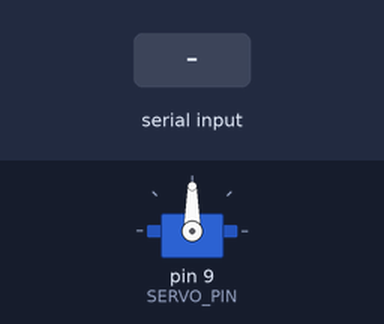
A sketch run on a simulated Arduino Uno, built with avr-gcc and run on an emulated ATmega328P. Shown: servo. Inputs (shaded band) come from the test bench. What the sketch prints to the serial monitor is not drawn.

Above: at 2.2 s.
2.3 s: "90,45\n" received over Serial
At 2.78 s:
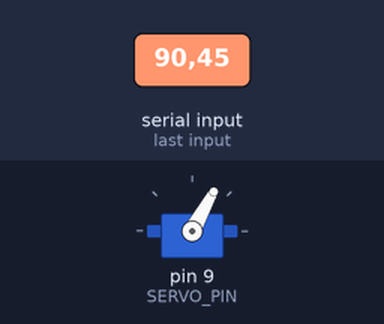
At 3.8 s:
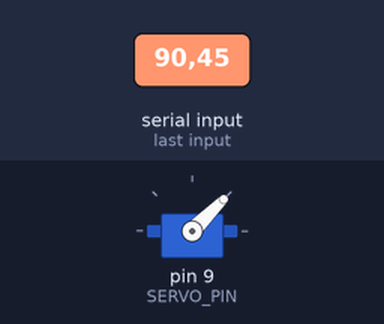
5.3 s: "30,150\n" received over Serial
At 12.2 s:
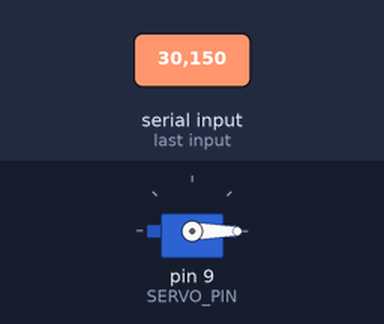
Timing chart, 0 to 13.7 s (numbered marks = the images above; inputs shaded):
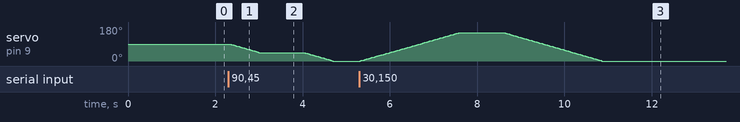

Measured:
- after the input at 2.3 s, servo on pin 9 (SERVO_PIN): moves from 90° to 0° over 2.4 s, starting at once
- after the input at 5.3 s, servo on pin 9 (SERVO_PIN): rises from 0° to 150° in 2.3 s, then falls to 0° in 3.3 s

The sketch:

basic_servo_v2.ino
```cpp
#include <Servo.h>

Servo myservo;  // 建立伺服馬達物件
const int SERVO_PIN = 9;  // 伺服馬達接在 9 腳位

void setup() {
  Serial.begin(9600);
  myservo.attach(SERVO_PIN);  // 連接伺服馬達

  // 移動到中間位置
  myservo.write(90);
  delay(1000);
}

void loop() {
  // 讀取序列埠輸入控制角度
  if (Serial.available() > 0) {
    int angle = Serial.parseInt();  // 讀取角度值

    // 確保角度在有效範圍內
    if (angle >= 0 && angle <= 180) {
      Serial.print("移動到角度: ");
      Serial.println(angle);

      // 平滑移動到指定角度
      smoothMove(angle);
    }
  }
}

// 平滑移動函數
void smoothMove(int targetAngle) {
  int currentAngle = myservo.read();  // 讀取目前角度

  // 根據目標角度決定移動方向
  if (currentAngle < targetAngle) {
    // 順時針移動
    for (int i = currentAngle; i <= targetAngle; i++) {
      myservo.write(i);
      delay(15);  // 調整這個值可以改變移動速度
    }
  } else {
    // 逆時針移動
    for (int i = currentAngle; i >= targetAngle; i--) {
      myservo.write(i);
      delay(15);
    }
  }
}
```
